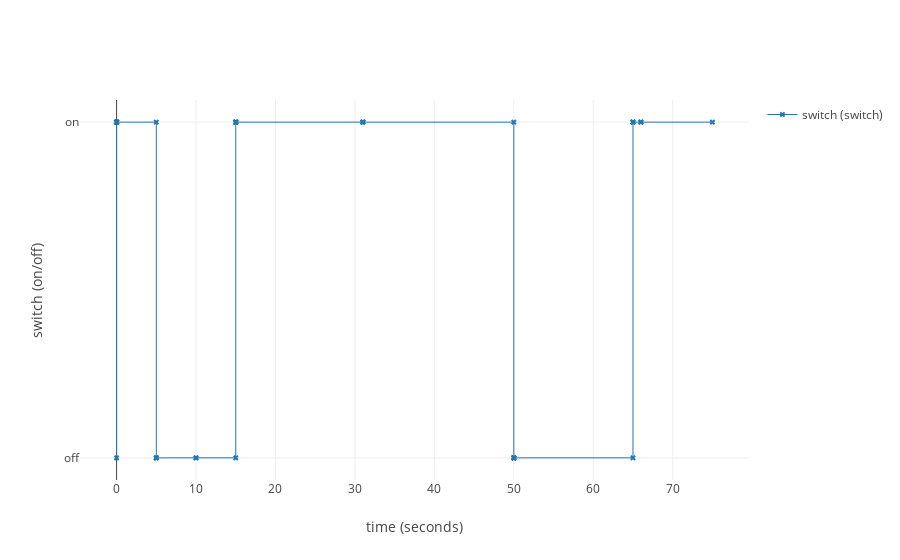
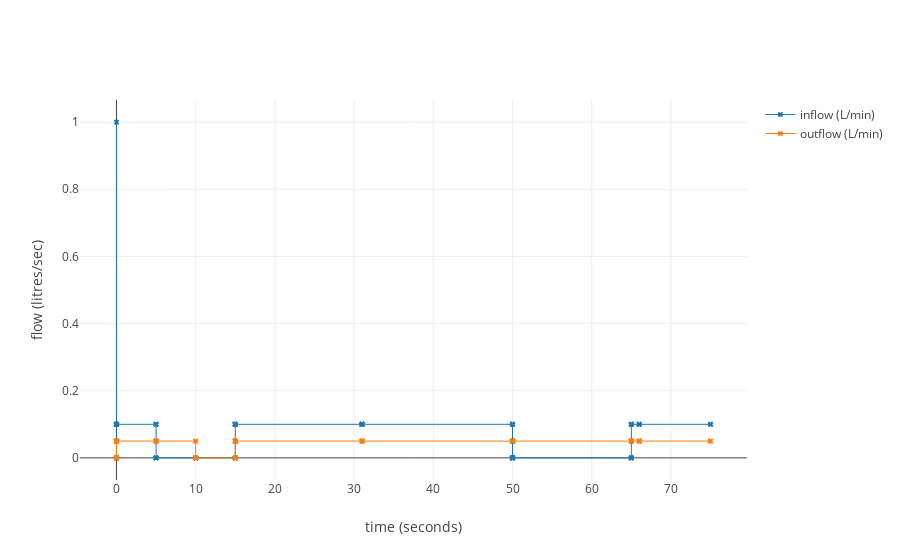
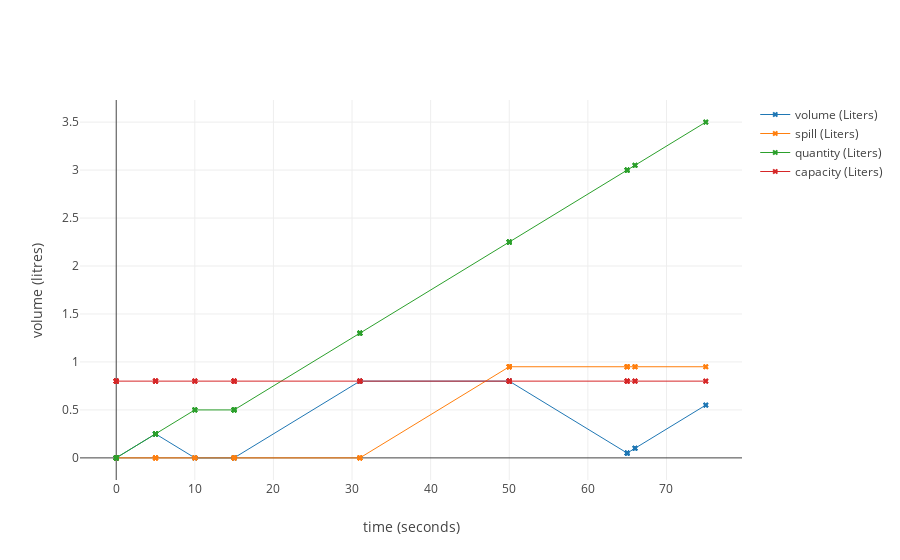

The cell these charts' notebook holds for them, in order:
### Code cell
import plotly
import plotly.graph_objs as go
plotly.offline.init_notebook_mode(connected=True)  # don't talk to the plotly server, plot locally within a jupyter notebook


def plot_ports(sim, ytitle, ports):
    """This function takes a simulator and a list of ports, and plots the traces of these ports."""
    store = sim.traces.datastore  # get the trace-datastore from the simulator; the datastore is a mapping that stores ports and their time-value traces and entities and their time-current states traces
    
    # create the lines we want to plot
    lines = []

    # create port traces
    for port in ports:
        lines.append(
            go.Scatter(x=[t[0] for t in store[port]], y=[t[1] for t in store[port]], 
                   name=f"{port._name} ({port.resource.unit})", # append the unit to the name in the legend
                   mode="markers+lines", marker={'symbol': 'x', 'size': 5}, line={'width': 1}  
                )
        )
        
    # create a figure object
    fig = go.Figure(
        data=lines,
        layout=go.Layout(
            showlegend=True, 
            xaxis=dict(title='time (seconds)'),
            yaxis=dict(title=ytitle)
        )
    )
    
    # plot it!
    plotly.offline.iplot(fig)

def plot_sim(sim):
    """
    Creates three plots:
        - Switch state over time
        - Flow measures over time
        - Volume measures over time
    """
    plot_ports(sim, "switch (on/off)", [sim.system.switch])
    plot_ports(sim, "flow (litres/sec)", [sim.system.tank.inflow, sim.system.tank.outflow])
    plot_ports(sim, "volume (litres)", [sim.system.tank.volume, sim.system.tank.spill, sim.system.tank.quantity, sim.system.tank.capacity])
    

plot_sim(sim)

### Figure 1 — Plotly figure (JSON) as saved in the notebook; plotly's stock layout.template omitted (floating-point values rounded to 4 significant figures)
{"data": [{"line": {"width": 1}, "marker": {"size": 5, "symbol": "x"}, "mode": "markers+lines", "name": "switch (switch)", "type": "scatter", "uid": "bb3bad46-882f-11e8-a8fe-0242ac110002", "x": [0, 0, 0, 0, 2e-09, 2e-09, 5, 5, 5, 5, 10, 10, 15, 15, 15, 15, 15.0, 15.0, 31, 31, 31.0, 31.0, 50, 50, 50, 50, 50.0, 50.0, 65, 65, 65, 65, 66, 66, 75], "y": ["off", "on", "on", "on", "on", "on", "on", "off", "off", "off", "off", "off", "off", "on", "on", "on", "on", "on", "on", "on", "on", "on", "on", "off", "off", "off", "off", "off", "off", "on", "on", "on", "on", "on", "on"]}], "layout": {"showlegend": true, "xaxis": {"title": "time (seconds)"}, "yaxis": {"title": "switch (on/off)"}}}

### Figure 2 — Plotly figure (JSON) as saved in the notebook; plotly's stock layout.template omitted (floating-point values rounded to 4 significant figures)
{"data": [{"line": {"width": 1}, "marker": {"size": 5, "symbol": "x"}, "mode": "markers+lines", "name": "inflow (L/min)", "type": "scatter", "uid": "bb72a314-882f-11e8-a8fe-0242ac110002", "x": [0, 0, 0, 0, 0, 0, 2e-09, 2e-09, 2e-09, 5, 5, 5, 5, 5, 5, 10, 10, 10, 15, 15, 15, 15, 15, 15, 15.0, 15.0, 15.0, 31, 31, 31, 31.0, 31.0, 31.0, 50, 50, 50, 50, 50, 50, 50.0, 50.0, 50.0, 65, 65, 65, 65, 65, 65, 66, 66, 66, 75, 75], "y": [1, 0, 0, 0.1, 0.1, 0.1, 0.1, 0.1, 0.1, 0.1, 0.1, 0.1, 0, 0, 0, 0, 0, 0, 0, 0, 0, 0.1, 0.1, 0.1, 0.1, 0.1, 0.1, 0.1, 0.1, 0.1, 0.1, 0.1, 0.1, 0.1, 0.1, 0.1, 0, 0, 0, 0, 0, 0, 0, 0, 0, 0.1, 0.1, 0.1, 0.1, 0.1, 0.1, 0.1, 0.1]}, {"line": {"width": 1}, "marker": {"size": 5, "symbol": "x"}, "mode": "markers+lines", "name": "outflow (L/min)", "type": "scatter", "uid": "bb72aaee-882f-11e8-a8fe-0242ac110002", "x": [0, 0, 0, 0, 0, 0, 0, 2e-09, 2e-09, 2e-09, 2e-09, 5, 5, 5, 5, 5, 5, 10, 10, 10, 10, 15, 15, 15, 15, 15, 15, 15.0, 15.0, 15.0, 15.0, 31, 31, 31, 31.0, 31.0, 31.0, 31.0, 50, 50, 50, 50, 50, 50, 50.0, 50.0, 50.0, 50.0, 65, 65, 65, 65, 65, 65, 66, 66, 66, 75, 75], "y": [0, 0.05, 0, 0, 0.05, 0.05, 0.05, 0.05, 0.05, 0.05, 0.05, 0.05, 0.05, 0.05, 0.05, 0.05, 0.05, 0.05, 0, 0, 0, 0, 0, 0, 0.05, 0.05, 0.05, 0.05, 0.05, 0.05, 0.05, 0.05, 0.05, 0.05, 0.05, 0.05, 0.05, 0.05, 0.05, 0.05, 0.05, 0.05, 0.05, 0.05, 0.05, 0.05, 0.05, 0.05, 0.05, 0.05, 0.05, 0.05, 0.05, 0.05, 0.05, 0.05, 0.05, 0.05, 0.05]}], "layout": {"showlegend": true, "xaxis": {"title": "time (seconds)"}, "yaxis": {"title": "flow (litres/sec)"}}}

### Figure 3 — Plotly figure (JSON) as saved in the notebook; plotly's stock layout.template omitted (floating-point values rounded to 4 significant figures)
{"data": [{"line": {"width": 1}, "marker": {"size": 5, "symbol": "x"}, "mode": "markers+lines", "name": "volume (Liters)", "type": "scatter", "uid": "bbc0bf22-882f-11e8-a8fe-0242ac110002", "x": [0, 0, 0, 0, 0, 0, 0, 2e-09, 2e-09, 2e-09, 2e-09, 5, 5, 5, 5, 5, 5, 10, 10, 10, 10, 15, 15, 15, 15, 15, 15, 15.0, 15.0, 15.0, 15.0, 31, 31, 31, 31.0, 31.0, 31.0, 31.0, 50, 50, 50, 50, 50, 50, 50.0, 50.0, 50.0, 50.0, 65, 65, 65, 65, 65, 65, 66, 66, 66, 75, 75], "y": [0, 0, 0, 0, 0, 0, 0, 1e-10, 1e-10, 1e-10, 1e-10, 0.25, 0.25, 0.25, 0.25, 0.25, 0.25, 0, 0, 0, 0, 0, 0, 0, 0, 0, 0, 1e-10, 1e-10, 1e-10, 1e-10, 0.8, 0.8, 0.8, 0.8, 0.8, 0.8, 0.8, 0.8, 0.8, 0.8, 0.8, 0.8, 0.8, 0.8, 0.8, 0.8, 0.8, 0.05, 0.05, 0.05, 0.05, 0.05, 0.05, 0.1, 0.1, 0.1, 0.55, 0.55]}, {"line": {"width": 1}, "marker": {"size": 5, "symbol": "x"}, "mode": "markers+lines", "name": "spill (Liters)", "type": "scatter", "uid": "bbc0c896-882f-11e8-a8fe-0242ac110002", "x": [0, 0, 0, 0, 0, 0, 0, 2e-09, 2e-09, 2e-09, 2e-09, 5, 5, 5, 5, 5, 5, 10, 10, 10, 10, 15, 15, 15, 15, 15, 15, 15.0, 15.0, 15.0, 15.0, 31, 31, 31, 31.0, 31.0, 31.0, 31.0, 50, 50, 50, 50, 50, 50, 50.0, 50.0, 50.0, 50.0, 65, 65, 65, 65, 65, 65, 66, 66, 66, 75, 75], "y": [0, 0, 0, 0, 0, 0, 0, 0, 0, 0, 0, 0, 0, 0, 0, 0, 0, 0, 0, 0, 0, 0, 0, 0, 0, 0, 0, 0, 0, 0, 0, 0, 0, 0, 0, 0, 0, 0, 0.95, 0.95, 0.95, 0.95, 0.95, 0.95, 0.95, 0.95, 0.95, 0.95, 0.95, 0.95, 0.95, 0.95, 0.95, 0.95, 0.95, 0.95, 0.95, 0.95, 0.95]}, {"line": {"width": 1}, "marker": {"size": 5, "symbol": "x"}, "mode": "markers+lines", "name": "quantity (Liters)", "type": "scatter", "uid": "bbc0ced6-882f-11e8-a8fe-0242ac110002", "x": [0, 0, 0, 0, 0, 0, 0, 2e-09, 2e-09, 2e-09, 2e-09, 5, 5, 5, 5, 5, 5, 10, 10, 10, 10, 15, 15, 15, 15, 15, 15, 15.0, 15.0, 15.0, 15.0, 31, 31, 31, 31.0, 31.0, 31.0, 31.0, 50, 50, 50, 50, 50, 50, 50.0, 50.0, 50.0, 50.0, 65, 65, 65, 65, 65, 65, 66, 66, 66, 75, 75], "y": [0, 0, 0, 0, 0, 0, 0, 1e-10, 1e-10, 1e-10, 1e-10, 0.25, 0.25, 0.25, 0.25, 0.25, 0.25, 0.5, 0.5, 0.5, 0.5, 0.5, 0.5, 0.5, 0.5, 0.5, 0.5, 0.5, 0.5, 0.5, 0.5, 1.3, 1.3, 1.3, 1.3, 1.3, 1.3, 1.3, 2.25, 2.25, 2.25, 2.25, 2.25, 2.25, 2.25, 2.25, 2.25, 2.25, 3.0, 3.0, 3.0, 3.0, 3.0, 3.0, 3.05, 3.05, 3.05, 3.5, 3.5]}, {"line": {"width": 1}, "marker": {"size": 5, "symbol": "x"}, "mode": "markers+lines", "name": "capacity (Liters)", "type": "scatter", "uid": "bbc0d5a2-882f-11e8-a8fe-0242ac110002", "x": [0, 0, 0, 0, 0, 0, 0, 2e-09, 2e-09, 2e-09, 2e-09, 5, 5, 5, 5, 5, 5, 10, 10, 10, 10, 15, 15, 15, 15, 15, 15, 15.0, 15.0, 15.0, 15.0, 31, 31, 31, 31.0, 31.0, 31.0, 31.0, 50, 50, 50, 50, 50, 50, 50.0, 50.0, 50.0, 50.0, 65, 65, 65, 65, 65, 65, 66, 66, 66, 75, 75], "y": [0.8, 0.8, 0.8, 0.8, 0.8, 0.8, 0.8, 0.8, 0.8, 0.8, 0.8, 0.8, 0.8, 0.8, 0.8, 0.8, 0.8, 0.8, 0.8, 0.8, 0.8, 0.8, 0.8, 0.8, 0.8, 0.8, 0.8, 0.8, 0.8, 0.8, 0.8, 0.8, 0.8, 0.8, 0.8, 0.8, 0.8, 0.8, 0.8, 0.8, 0.8, 0.8, 0.8, 0.8, 0.8, 0.8, 0.8, 0.8, 0.8, 0.8, 0.8, 0.8, 0.8, 0.8, 0.8, 0.8, 0.8, 0.8, 0.8]}], "layout": {"showlegend": true, "xaxis": {"title": "time (seconds)"}, "yaxis": {"title": "volume (litres)"}}}
